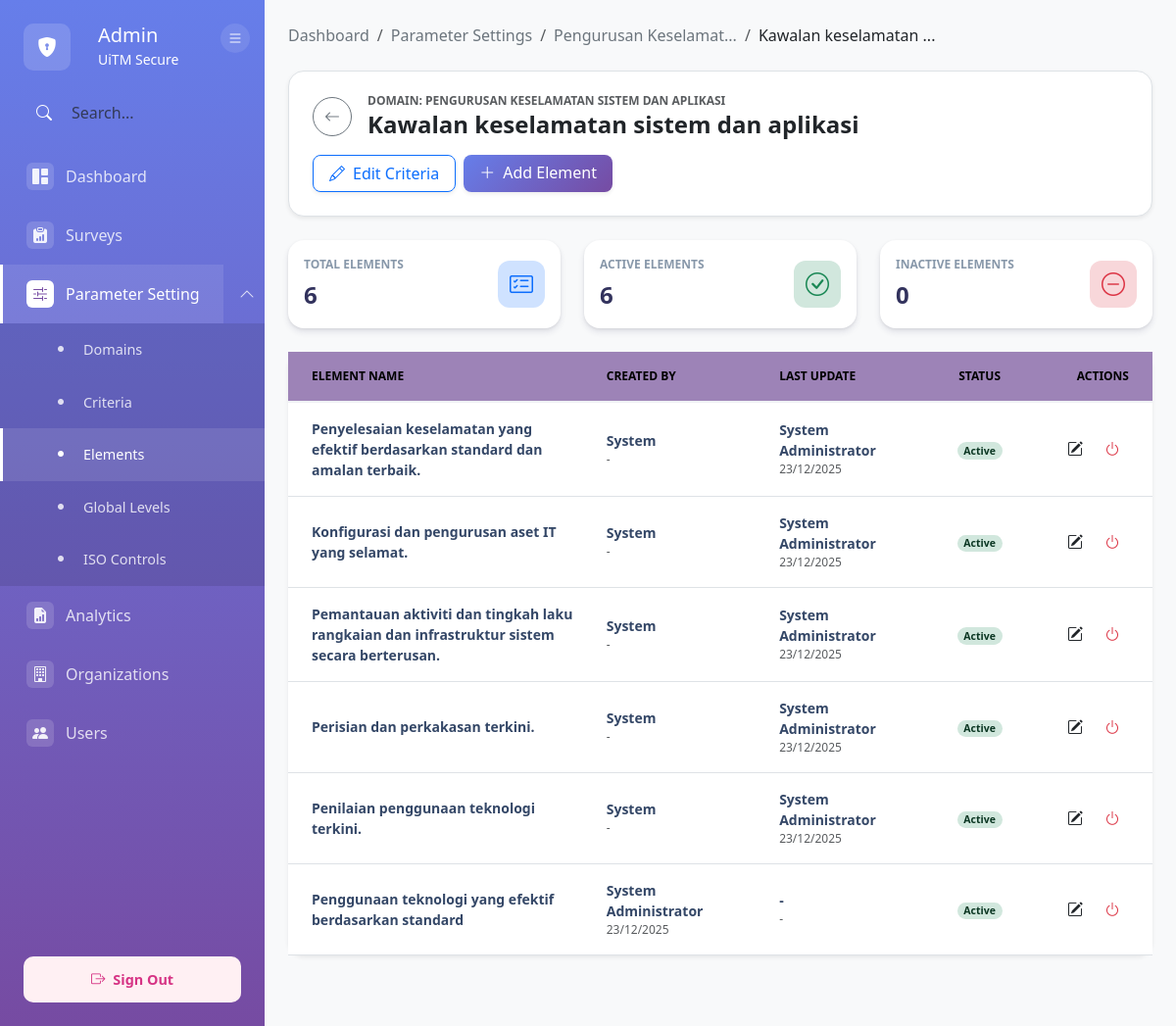
The app's page /modules/admin/element/view-element.php?id=AC017 (signed in) with its own data.
### tables this page shows
CREATE TABLE `criteria` (
  `criteria_ID` varchar(10) NOT NULL,
  `domain_ID` varchar(10) DEFAULT NULL,
  `criteria_name` varchar(100) NOT NULL,
  `input_id` varchar(10) DEFAULT NULL,
  `input_at` date DEFAULT NULL,
  `updated_id` varchar(10) DEFAULT NULL,
  `updated_at` date DEFAULT NULL,
  `status` enum('Active','Inactive') DEFAULT 'Active'
);

CREATE TABLE `domain` (
  `domain_ID` varchar(10) NOT NULL,
  `domain_name` varchar(100) NOT NULL,
  `input_id` varchar(10) DEFAULT NULL,
  `input_at` date DEFAULT NULL,
  `updated_id` varchar(10) DEFAULT NULL,
  `updated_at` date DEFAULT NULL,
  `status` enum('Active','Inactive') DEFAULT 'Active',
  `sec_ID` varchar(10) DEFAULT NULL
);

CREATE TABLE `element` (
  `element_ID` varchar(10) NOT NULL,
  `criteria_ID` varchar(10) DEFAULT NULL,
  `element_name` varchar(200) DEFAULT NULL,
  `input_id` varchar(10) DEFAULT NULL,
  `input_at` date DEFAULT NULL,
  `updated_id` varchar(10) DEFAULT NULL,
  `updated_at` date DEFAULT NULL,
  `status` enum('Active','Inactive') DEFAULT 'Active'
);

CREATE TABLE `user` (
  `user_ID` int(11) NOT NULL,
  `primary_email` varchar(255) NOT NULL,
  `password` varchar(255) DEFAULT NULL,
  `google_sub_id` varchar(255) DEFAULT NULL,
  `full_name` varchar(255) NOT NULL,
  `department` varchar(50) DEFAULT NULL,
  `status` enum('Active','Inactive') NOT NULL DEFAULT 'Active',
  `email_verified` enum('Verified','Not Verified') NOT NULL DEFAULT 'Not Verified',
  `last_login` datetime DEFAULT NULL,
  `created_at` datetime DEFAULT current_timestamp(),
  `updated_at` datetime DEFAULT current_timestamp() ON UPDATE current_timestamp(),
  `user_organization` varchar(100) DEFAULT NULL,
  `user_position` varchar(100) DEFAULT NULL,
  `user_phone_company` varchar(20) DEFAULT NULL,
  `user_handphone_no` varchar(20) DEFAULT NULL
);

### src/modules/admin/element/view-element.php (the view, shortened to what the rows shown need)
<?php
require_once '../../../config/config.php';
$criteria_id = $_GET['id'] ?? null;
$db = new Database();
$criteria = $db->fetchOne("
    SELECT c.*,
           d.domain_name,
           d.domain_ID,
           d.status AS domain_status,
           u_input.full_name AS input_username
    FROM criteria c
    LEFT JOIN domain d ON c.domain_ID = d.domain_ID
    LEFT JOIN user u_input ON c.input_id = u_input.user_ID
    WHERE c.criteria_ID = :id
", [':id' => $criteria_id]);
$elements = $db->fetchAll("
    SELECT e.*,
           u_create.full_name AS input_username,
           u_update.full_name AS updated_username
    FROM element e
    LEFT JOIN user u_create ON e.input_id = u_create.user_ID
    LEFT JOIN user u_update ON e.updated_id = u_update.user_ID
    WHERE e.criteria_ID = :criteria_id
    ORDER BY e.element_ID
", [':criteria_id' => $criteria_id]);
function getStatusBadge($status) {
    if ($status === 'Active') {
        return '<span class="badge rounded-pill bg-success-subtle text-success-emphasis">Active</span>';
    }
    return '<span class="badge rounded-pill bg-danger-subtle text-danger-emphasis">' . htmlspecialchars($status) . '</span>';
}
?>
<!DOCTYPE html>
<html lang="en">
<head>
    <link href="https://cdn.jsdelivr.net/npm/bootstrap@5.3.0/dist/css/bootstrap.min.css" rel="stylesheet">
    <link rel="stylesheet" href="https://cdn.jsdelivr.net/npm/bootstrap-icons@1.11.0/font/bootstrap-icons.css">
</head>
<body>
    <div class="container-fluid p-0 h-100">
        <div class="row g-0 h-100">
            <div class="col-md-10 col-lg-10 main-content-wrapper">
                <div class="main-content px-4 py-4">
                    <nav aria-label="breadcrumb" class="mb-4">
                        <ol class="breadcrumb">
                            <li class="breadcrumb-item">
                                <a href="../criteria/view-criteria.php?id=<?php echo htmlspecialchars($criteria['domain_ID']); ?>"
                                   class="text-decoration-none text-secondary"
                                   title="<?php echo htmlspecialchars($criteria['domain_name']); ?>">
                                   <?php echo htmlspecialchars(truncate($criteria['domain_name'], 20)); ?>
                                </a>
                            </li>
                            <li class="breadcrumb-item active text-dark">
                                <a href="view-element.php?id=<?php echo htmlspecialchars($criteria['criteria_ID']); ?>"
                                   class="text-decoration-none text-dark"
                                   title="<?php echo htmlspecialchars($criteria['criteria_name']); ?>">
                                  <?php echo htmlspecialchars(truncate($criteria['criteria_name'], 20)); ?>
                                </a>
                            </li>
                        </ol>
                    </nav>
                    <div class="bg-white rounded-4 shadow-sm p-4 mb-4 border">
                        <div class="d-flex flex-wrap justify-content-between align-items-center gap-3">
                            <div class="d-flex align-items-center gap-3">
                                <div>
                                    <div class="text-uppercase text-muted fw-bold lh-1 mb-1" style="font-size: 0.75rem;">
                                        Domain: <?php echo htmlspecialchars($criteria['domain_name']); ?>
                                    </div>
                                    <h2 class="fw-bold text-dark mb-0 fs-4">
                                        <?php echo htmlspecialchars($criteria['criteria_name']); ?>
                                    </h2>
                                </div>
                            </div>
                        </div>
                    </div>
                    <div class="card border-0 shadow-sm rounded-4 mb-5">
                        <div class="table-responsive">
                            <table class="table table-hover align-middle mb-0">
                                <thead>
                                    <tr>
                                        <th class="ps-4">Element Name</th>
                                        <th style="width: 20%;">Created By</th>
                                        <th style="width: 20%;">Last Update</th>
                                        <th style="width: 10%;" class="text-center">Status</th>
                                        <th style="width: 15%;" class="text-end pe-4">Actions</th>
                                    </tr>
                                </thead>
                               <tbody>
                                    <?php if (empty($elements)): ?>
                                        <tr>
                                            <td colspan="5" class="text-center py-5">
                                                <div class="text-muted">
                                                    <i class="bi bi-inbox display-4 d-block mb-2"></i>
                                                    No elements found for this criteria. <a href="add-element.php?criteria_id=<?php echo $criteria_id; ?>">Add one now</a>.
                                                </div>
                                            </td>
                                        </tr>
                                    <?php else: ?>
                                        <?php foreach ($elements as $elem):
                                            $viewLink = "../score/index.php?element_id=" . $elem['element_ID'];
                                            $isActive = $elem['status'] === 'Active';
                                            $rowAction = $isActive
                                                ? "window.location.href='" . $viewLink . "';"
                                                : "alert('Action Denied: Please activate this element before viewing scores.');";
                                        ?>
                                            <tr onclick="<?php echo $rowAction; ?>" style="cursor: pointer; transition: background-color 0.2s;">
                                                <td class="ps-4">
                                                    <div class="d-flex flex-column">
                                                        <span class="fw-bold-dark"><?php echo htmlspecialchars($elem['element_name']); ?></span>
                                                    </div>
                                                </td>
                                                <td>
                                                    <div class="d-flex flex-column">
                                                        <span class="fw-bold-dark"><?php echo htmlspecialchars($elem['input_username'] ?? 'System'); ?></span>
                                                        <span class="text-muted" style="font-size: 0.75rem;">
                                                            <?php
                                                            $inputDate = $elem['input_at'] ?? $elem['created_at'] ?? null;
                                                            echo !empty($inputDate) ? date('d/m/Y', strtotime($inputDate)) : '-';
                                                            ?>
                                                        </span>
                                                    </div>
                                                </td>
                                                <td>
                                                    <div class="d-flex flex-column">
                                                        <span class="fw-bold-dark"><?php echo htmlspecialchars($elem['updated_username'] ?? '-'); ?></span>
                                                        <span class="text-muted" style="font-size: 0.75rem;">
                                                            <?php echo !empty($elem['updated_at']) ? date('d/m/Y', strtotime($elem['updated_at'])) : '-'; ?>
                                                        </span>
                                                    </div>
                                                </td>
                                                <td class="text-center">
                                                    <?php echo getStatusBadge($elem['status']); ?>
                                                </td>
                                                <td class="text-end pe-4" onclick="event.stopPropagation();">
                                                    <div class="d-flex justify-content-end gap-1">
                                                        <a href="edit-element.php?id=<?php echo $elem['element_ID']; ?>"
                                                            class="btn btn-sm btn-link <?php echo $elem['status'] === 'Active' ? 'text-dark' : 'text-secondary'; ?> px-2"
                                                            title="Edit"
                                                            onclick="<?php echo ($elem['status'] !== 'Active') ? "alert('Action Denied: Please activate this element before editing.'); return false;" : ""; ?>">
                                                            <i class="bi bi-pencil-square fs-6"></i>
                                                        </a>
                                                        <button class="btn btn-sm btn-link <?php echo $elem['status'] === 'Active' ? 'text-danger' : 'text-success'; ?> px-2"
                                                                onclick="toggleElementStatus('<?php echo $elem['element_ID']; ?>', '<?php echo $elem['status']; ?>')"
                                                                title="<?php echo $elem['status'] === 'Active' ? 'Deactivate' : 'Activate'; ?>">
                                                            <i class="bi bi-<?php echo $elem['status'] === 'Active' ? 'power' : 'check-circle'; ?> fs-6"></i>
                                                        </button>
                                                    </div>
                                                </td>
                                            </tr>
                                        <?php endforeach; ?>
                                    <?php endif; ?>
                                </tbody>
                            </table>
                        </div>
                    </div>
                </div>
            </div>
        </div>
    </div>
</body>
</html>

### records on screen
criteria: domain_ID.domain_name "Pengurusan Keselamat...", criteria_name "Kawalan keselamatan ...", domain_ID.domain_name "PENGURUSAN KESELAMATAN SISTEM DAN APLIKASI", criteria_name "Kawalan keselamatan sistem dan aplikasi"
element: element_name "Penyelesaian keselamatan yang efektif berdasarkan standard dan amalan terbaik.", input_username "System", user.full_name "System Administrator", updated_at "23/12/2025", status "Active"
element: element_name "Konfigurasi dan pengurusan aset IT yang selamat.", input_username "System", user.full_name "System Administrator", updated_at "23/12/2025", status "Active"
element: element_name "Pemantauan aktiviti dan tingkah laku rangkaian dan infrastruktur sistem secara berterusan.", input_username "System", user.full_name "System Administrator", updated_at "23/12/2025", status "Active"
element: element_name "Perisian dan perkakasan terkini.", input_username "System", user.full_name "System Administrator", updated_at "23/12/2025", status "Active"
element: element_name "Penilaian penggunaan teknologi terkini.", input_username "System", user.full_name "System Administrator", updated_at "23/12/2025", status "Active"
element: element_name "Penggunaan teknologi yang efektif berdasarkan standard", user.full_name "System Administrator", input_at "23/12/2025", updated_username "-", status "Active"

### other values on screen
$total_elements "6"
$active_elements "6"
$inactive_elements "0"
